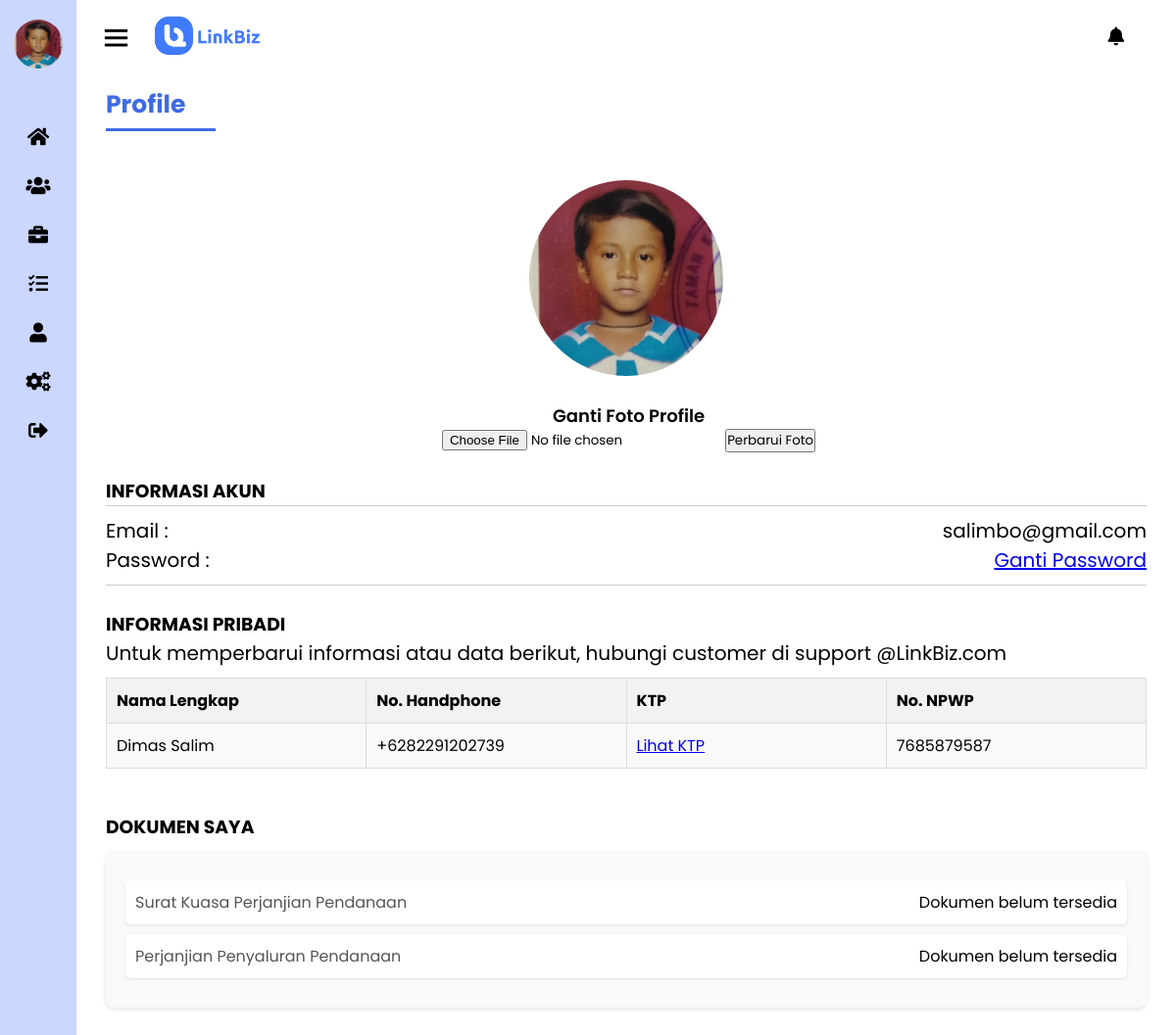
Page /profile/ (signed in) on the committed database.
### Linkbiz/models.py (models this page shows, shortened)
class Profile_Investor(models.Model):
    user = models.OneToOneField(User, on_delete=models.CASCADE)
    fullname = models.CharField(max_length=255)
    email = models.EmailField(unique=True)
    phone = models.CharField(max_length=15)
    foto = models.ImageField(upload_to='foto_investor/')
    ktp = models.ImageField(upload_to='ktp_images/')
    npwp = models.CharField(max_length=20)
    no_rek = models.CharField(max_length=20)

### Linkbiz/views.py (the view)
# urls.py: path('profile/', views.profile_view, name='profile'),
def profile_view(request):
    try:
        profile_investor = Profile_Investor.objects.get(user=request.user)
    except Profile_Investor.DoesNotExist:
        return redirect('linkbiz:login')
    if request.method == 'POST' and request.FILES.get('foto'):
        form = PengaturanForm(request.POST, request.FILES, instance=profile_investor)
        if form.is_valid():
            form.save()
            return redirect('linkbiz:profile')
    else:
        form = PengaturanForm(instance=profile_investor)
    return render(request, 'investor/profile.html', {'profile_investor': profile_investor})

### templates/investor/profile.html (shortened to what this page needs)
{% extends 'investor/0baseinvestor.html' %}
{% block content %}
{% load static %}
    <div class="">
    <h2 style="margin-top: 12px">Profile</h2>
    </div>
    <div class="profileinvestor">
    <div class="row1">
        <img
        src="{% if profile_investor.foto %}{{ profile_investor.foto.url }}{% else %}{% static 'assets/LinkBiz.jpg' %}{% endif %}"
        alt="profile-img"
        />
        <br />
        <form method="POST" enctype="multipart/form-data" style="margin-left: 5px">
        <p
            style="
            text-align: center;
            margin-bottom: -10px;
            font-size: 18px;
            margin-top: 20px;
            font-weight: 600;
            "
        >
            Ganti Foto Profile
        </p>
        <input type="file" name="foto" accept="image/*" id="upload-img" />
        <button type="submit" style="margin-top: 10px">Perbarui Foto</button>
        </form>
    </div>
    <br />
    <h3>INFORMASI AKUN</h3>
    <div class="row2">
        <div class="left-align">
        <p>Email :</p>
        <p>Password :</p>
        </div>
        <div class="right-align">
        <p>{{ profile_investor.email }}</p>
        <p class="right-align">
            <a href="{% url 'linkbiz:lupa_password' %}">Ganti Password</a>
        </p>
        </div>
    </div>
    <br />
    <h3>INFORMASI PRIBADI</h3>
    <p>
        Untuk memperbarui informasi atau data berikut, hubungi customer di support
        @LinkBiz.com
    </p>
    <table class="row3">
        <tr>
        <th>Nama Lengkap</th>
        <th>No. Handphone</th>
        <th>KTP</th>
        <th>No. NPWP</th>
        </tr>
        <tr>
        <td>{{ profile_investor.fullname }}</td>
        <td>{{ profile_investor.phone }}</td>
        <td>
            {% if profile_investor.ktp %}
            <a href="{{ profile_investor.ktp.url }}" target="_blank">Lihat KTP</a>
            {% else %} Belum diupload {% endif %}
        </td>
        <td>{{ profile_investor.npwp }}</td>
        </tr>
    </table>
    <br />
    <h3>DOKUMEN SAYA</h3>
    <div class="row4">
        <div class="document-item">
        <p>Surat Kuasa Perjanjian Pendanaan</p>
        {% if profile_investor.surat_kuasa %}
        <a href="{{ profile_investor.surat_kuasa.url }}" target="_blank">Unduh</a>
        {% else %}
        <span>Dokumen belum tersedia</span>
        {% endif %}
        </div>
        <div class="document-item">
        <p>Perjanjian Penyaluran Pendanaan</p>
        {% if profile_investor.perjanjian_pendanaan %}
        <a href="{{ profile_investor.perjanjian_pendanaan.url }}" target="_blank"
            >Unduh</a
        >
        {% else %}
        <span>Dokumen belum tersedia</span>
        {% endif %}
        </div>
    </div>
{% endblock %}

### templates/investor/0baseinvestor.html (shortened to what this page needs)
{% load static %}
<!DOCTYPE html>
<html lang="pt-br">
  <head>
    <link rel="stylesheet" href="{% static 'css/investor.css' %}">
    <link rel="stylesheet" href="https://cdnjs.cloudflare.com/ajax/libs/font-awesome/5.15.4/css/all.min.css" />
    <link href="https://unpkg.com/boxicons@2.0.7/css/boxicons.min.css" rel="stylesheet" />
  </head>
  <body>
    <div class="sidebar close">
      <div class="logo-details" style="text-align: center; display: flex; flex-direction: column; align-items: center;">
        {% if profile_investor.foto %}
          <img
            src="{{ profile_investor.foto.url }}"
            alt="profile-img"
            style="width: 50px; height: 50px; border-radius: 50%; display: block; margin-top: 20px;"
          />
        {% else %}
          <img
            src="{% static 'assets/LinkBiz.jpg' %}"
            alt="default-profile-img"
            style="width: 50px; height: 50px; border-radius: 50%; display: block; margin-top: 20px;"
          />
        {% endif %}
      </div>
      <br />
      <ul class="nav-links">
        <li>
          <a href="{% url 'linkbiz:dashboard' %}">
            <i class="fas fa-home"></i>
          </a>
        </li>
        <li>
          <a href="{% url 'linkbiz:daftarumkm' %}">
            <i class="fas fa-users"></i>
          </a>
        </li>
        <li>
          <a href="{% url 'linkbiz:portofolio' %}">
            <i class="fas fa-briefcase"></i>
          </a>
        </li>
        <li>
          <div class="iocn-link">
            <a href="{% url 'linkbiz:aktivitas' %}">
              <i class="fas fa-tasks"></i>
            </a>
          </div>
        </li>
        <li>
          <a href="{% url 'linkbiz:profile' %}">
            <i class="fas fa-user"></i>
          </a>
        </li>
        <li>
          <a href="{% url 'linkbiz:pengaturan' %}">
            <i class="fas fa-cogs"></i>
          </a>
        </li>
        <li>
          <a href="{% url 'linkbiz:logout' %}">
            <i class="fas fa-sign-out-alt"></i>
          </a>
        </li>
      </ul>
    </div>
    <section class="home-section">
      <header>
        <div class="home-content">
          <i class="bx bx-menu"></i>
          <img
            src="{% static 'assets/Home.png' %}"
            alt="Logo Admin"
            style="width: auto; height: 70px"
          />
        </div>
        <div class="right_area">
          <a href="{% url 'linkbiz:notif' %}" class="logonotif"><i class="fas fa-bell"></i></a>
        </div>
      </header>
      <main>
        {% block content %}
        {% endblock %}
      </main>
    </section>
  </body>
</html>

### static/css/investor.css (style rules this page uses)
* { margin: 0; padding: 0; box-sizing: border-box; font-family: 'Poppins', sans-serif; }
h2 { color: #3e6be4; margin-bottom: 20px; font-size: 25px; text-align: left; width: 18%; border-bottom: 3.3px solid #3e6be4; padding-bottom: 5px; margin-left: 30px; }
header { background-color: #ffffff; color: #000000; padding: 8px; text-align: center; }
.logonotif { font-family: 'Poppins'; padding: 5px; text-decoration: none; float: right; margin-top: -50px; margin-right: 40px; border-radius: 2px; font-size: 19px; font-weight: 450; color: #000000; transition: 0.5s; transition-property: background; }
.sidebar { position: fixed; top: 0; left: 0; height: 100%; width: 260px; background: #CBD7FF; z-index: 100; transition: all 0.5s ease; }
.sidebar.close { width: 78px; }
.sidebar .logo-details { height: 60px; width: 100%; display: flex; align-items: center; }
.sidebar .nav-links { height: 100%; padding: 30px 0 150px 0; overflow: auto; }
.sidebar.close .nav-links { overflow: visible; }
.sidebar .nav-links li { position: relative; list-style: none; transition: all 0.4s ease; }
.sidebar .nav-links li .iocn-link { display: flex; align-items: center; justify-content: space-between; }
.sidebar.close .nav-links li .iocn-link { display: block }
.sidebar .nav-links li i { height: 50px; min-width: 78px; text-align: center; line-height: 50px; color: #000000; font-size: 20px; cursor: pointer; transition: all 0.3s ease; }
.sidebar .nav-links li a { display: flex; align-items: center; text-decoration: none; }
.home-section { position: relative; background: #ffffff; height: 100vh; left: 260px; width: calc(100% - 260px); transition: all 0.5s ease; }
.sidebar.close ~ .home-section { left: 78px; width: calc(100% - 78px); }
.home-section .home-content { height: 60px; display: flex; align-items: center; }
.home-section .home-content .bx-menu, .home-section .home-content .text { color: #000000; font-size: 35px; }
.home-section .home-content .bx-menu { margin: 0 15px; cursor: pointer; }
p { font-size: 20px; }
body, html, .home-section, .porto { margin: 0; padding: 0; }
.profileinvestor { padding: 30px; }
.row1 { text-align: center; }
.row1 img { width: auto; height: 200px; border-radius: 50%; }
.row2 { display: flex; width: 100%; justify-content: space-between; border-top: 1px solid #ccc; border-bottom: 1px solid #ccc; padding: 10px 0; }
.row2 p { margin: 0; }
.row3 { width: 100%; margin-top: 10px; border-collapse: collapse; }
.row3 td, .row3 th { border: 1px solid #ddd; padding: 10px; text-align: left; }
.row3 th { background-color: #f2f2f2; }
.row3 td { background-color: #f9f9f9; }
.row4 { margin-top: 10px; background-color: #f9f9f9; border-radius: 8px; box-shadow: 0 2px 5px rgba(0, 0, 0, 0.1); padding: 20px; }
.document-item { display: flex; justify-content: space-between; align-items: center; margin: 10px 0; padding: 10px; background-color: #ffffff; border-radius: 5px; box-shadow: 0 1px 3px rgba(0, 0, 0, 0.1); }
.document-item p { font-size: 16px; color: #555; margin: 0; }
h2 { color: #3e6be4; margin-bottom: 20px; font-size: 25px; text-align: left; width: 10%; border-bottom: 3.3px solid #3e6be4; padding-bottom: 5px; margin-left: 30px; }
.left-align, .center-align, .right-align { display: flex; flex-direction: column; }
.right-align p { text-align: right; }
body { font-family: Arial, sans-serif; }
td { padding: 10px; border: 1px solid #ddd; vertical-align: top; }

### rows in the picture
Profile_Investor: foto (picture), email "salimbo@gmail.com", fullname "Dimas Salim", phone "+6282291202739", npwp "7685879587"
